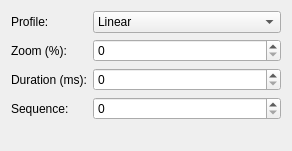
<?xml version="1.0" encoding="UTF-8"?>
<ui version="4.0">
 <class>PresentationViewPortConfigWidget</class>
 <widget class="QWidget" name="PresentationViewPortConfigWidget">
  <property name="geometry">
   <rect>
    <x>0</x>
    <y>0</y>
    <width>291</width>
    <height>151</height>
   </rect>
  </property>
  <layout class="QGridLayout" name="gridLayout">
   <item row="0" column="0">
    <widget class="QLabel" name="label_3">
     <property name="text">
      <string>Profile:</string>
     </property>
     <property name="buddy">
      <cstring>comboBox</cstring>
     </property>
    </widget>
   </item>
   <item row="0" column="1">
    <widget class="QComboBox" name="transitionProfile">
     <property name="linear" stdset="0">
      <string/>
     </property>
     <item>
      <property name="text">
       <string>Linear</string>
      </property>
     </item>
     <item>
      <property name="text">
       <string>Accelerate</string>
      </property>
     </item>
     <item>
      <property name="text">
       <string>Strong Accelerate</string>
      </property>
     </item>
     <item>
      <property name="text">
       <string>Decelerate</string>
      </property>
     </item>
     <item>
      <property name="text">
       <string>Strong decelerate</string>
      </property>
     </item>
     <item>
      <property name="text">
       <string>Accelerate-decelerate</string>
      </property>
     </item>
     <item>
      <property name="text">
       <string>Strong accelerate-decelerate</string>
      </property>
     </item>
     <item>
      <property name="text">
       <string>Decelerate-accelerate</string>
      </property>
     </item>
     <item>
      <property name="text">
       <string>Strong decelerate-accelerate</string>
      </property>
     </item>
    </widget>
   </item>
   <item row="1" column="0">
    <widget class="QLabel" name="label_4">
     <property name="text">
      <string>Zoom (%):</string>
     </property>
     <property name="buddy">
      <cstring>spinBox_2</cstring>
     </property>
    </widget>
   </item>
   <item row="1" column="1">
    <widget class="KIntSpinBox" name="zoom"/>
   </item>
   <item row="2" column="0">
    <widget class="QLabel" name="label_5">
     <property name="text">
      <string>Duration (ms):</string>
     </property>
     <property name="buddy">
      <cstring>spinBox_3</cstring>
     </property>
    </widget>
   </item>
   <item row="2" column="1">
    <widget class="KIntSpinBox" name="duration"/>
   </item>
   <item row="3" column="0">
    <widget class="QLabel" name="label_2">
     <property name="text">
      <string>Sequence:</string>
     </property>
     <property name="buddy">
      <cstring>spinBox</cstring>
     </property>
    </widget>
   </item>
   <item row="3" column="1">
    <widget class="KIntSpinBox" name="sequence"/>
   </item>
   <item row="4" column="1">
    <spacer name="verticalSpacer">
     <property name="orientation">
      <enum>Qt::Vertical</enum>
     </property>
     <property name="sizeHint" stdset="0">
      <size>
       <width>20</width>
       <height>40</height>
      </size>
     </property>
    </spacer>
   </item>
  </layout>
 </widget>
 <customwidgets>
  <customwidget>
   <class>KIntSpinBox</class>
   <extends>QSpinBox</extends>
   <header>knuminput.h</header>
  </customwidget>
 </customwidgets>
 <resources/>
 <connections/>
</ui>
